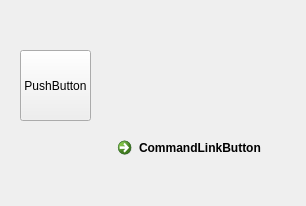
<?xml version="1.0" encoding="UTF-8"?>
<ui version="4.0">
 <class>Form</class>
 <widget class="QWidget" name="Form">
  <property name="geometry">
   <rect>
    <x>0</x>
    <y>0</y>
    <width>306</width>
    <height>206</height>
   </rect>
  </property>
  <property name="windowTitle">
   <string>Form</string>
  </property>
  <widget class="QPushButton" name="pushButton">
   <property name="geometry">
    <rect>
     <x>20</x>
     <y>50</y>
     <width>71</width>
     <height>71</height>
    </rect>
   </property>
   <property name="text">
    <string>PushButton</string>
   </property>
  </widget>
  <widget class="QCommandLinkButton" name="commandLinkButton">
   <property name="geometry">
    <rect>
     <x>110</x>
     <y>130</y>
     <width>172</width>
     <height>41</height>
    </rect>
   </property>
   <property name="text">
    <string>CommandLinkButton</string>
   </property>
  </widget>
 </widget>
 <resources/>
 <connections/>
</ui>
